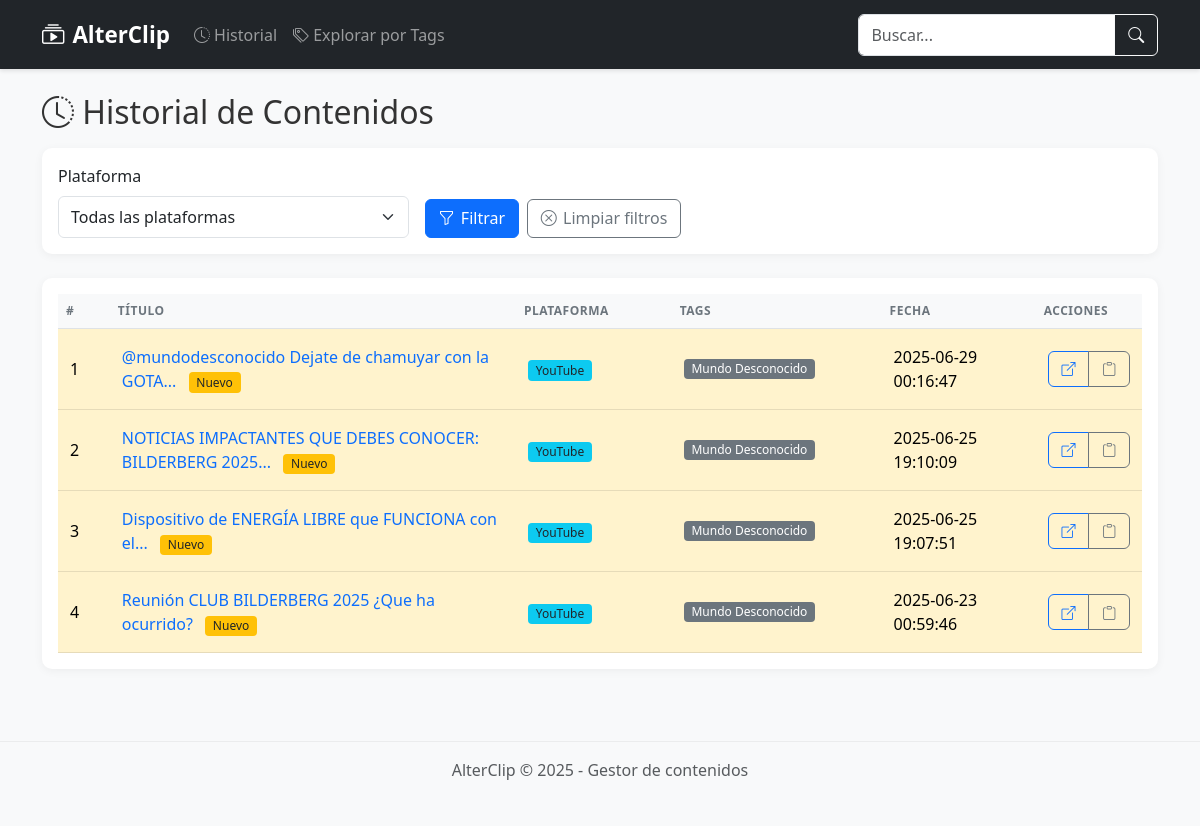
The page /?tag=Mundo+Desconocido on the database its author committed.
### tables this page shows
CREATE TABLE streaming_history (
                    id INTEGER PRIMARY KEY AUTOINCREMENT,
                    url TEXT NOT NULL,
                    title TEXT,
                    platform TEXT,
                    timestamp DATETIME DEFAULT CURRENT_TIMESTAMP
                , visto INTEGER DEFAULT 0);

CREATE TABLE tags (
                    id INTEGER PRIMARY KEY AUTOINCREMENT,
                    name TEXT NOT NULL,
                    description TEXT,
                    UNIQUE(name)
                );

### app.py (the view)
@app.route('/')
def index():
    search = request.args.get('search', '')
    tag = request.args.get('tag')
    platform = request.args.get('platform')
    history = get_streaming_history(search=search, tag=tag, platform=platform)
    tags = get_tags()
    platforms = get_platforms()
    return render_template('index.html',
                         history=history,
                         tags=tags,
                         platforms=platforms,
                         current_search=search,
                         current_tag=tag,
                         current_platform=platform)

### app.py (called while the page is built)
@app.context_processor
def inject_now():
    return {'now': datetime.now()}

def get_db_path() -> Path:
    db_path = Path(__file__).parent / "data" / "streaming_history.db"
    db_path.parent.mkdir(parents=True, exist_ok=True)
    return db_path

def get_connection():
    return sqlite3.connect(get_db_path())

def get_platforms():
    conn = get_connection()
    cursor = conn.cursor()
    cursor.execute("SELECT DISTINCT platform FROM streaming_history WHERE platform IS NOT NULL ORDER BY platform")
    platforms = [row[0] for row in cursor.fetchall()]
    conn.close()
    return platforms

### templates/index.html (shortened to what this page needs)
{% extends "base.html" %}
{% block content %}
<div class="row mb-4">
    <div class="col-12">
        <h2 class="mb-3">
            <i class="bi bi-clock-history"></i> Historial de Contenidos
        </h2>
        <div class="card mb-4">
            <div class="card-body">
                <form id="filterForm" class="row g-3">
                    <div class="col-md-4">
                        <label for="platformFilter" class="form-label">Plataforma</label>
                        <select class="form-select" id="platformFilter" name="platform">
                            <option value="">Todas las plataformas</option>
                        </select>
                    </div>
                    <div class="col-md-8 d-flex align-items-end">
                        <button type="submit" class="btn btn-primary me-2">
                            <i class="bi bi-funnel"></i> Filtrar
                        </button>
                        {% if current_tag or current_platform or current_search %}
                            <a href="{{ url_for('index') }}" class="btn btn-outline-secondary">
                                <i class="bi bi-x-circle"></i> Limpiar filtros
                            </a>
                        {% endif %}
                    </div>
                </form>
            </div>
        </div>
        <div class="card">
            <div class="card-body">
                {% if history %}
                    <div class="table-responsive">
                        <table class="table table-hover">
                            <thead>
                                <tr>
                                    <th style="width: 5%;">#</th>
                                    <th style="width: 40%;">Título</th>
                                    <th style="width: 15%;">Plataforma</th>
                                    <th style="width: 20%;">Tags</th>
                                    <th style="width: 15%;">Fecha</th>
                                    <th style="width: 5%;">Acciones</th>
                                </tr>
                            </thead>
                            <tbody>
                                {% for item in history %}
                                    <tr class="{% if item.visto == 0 %}table-warning{% endif %}">
                                        <td>{{ loop.index }}</td>
                                        <td>
                                            <a href="{{ item.url }}"
                                               class="text-decoration-none"
                                               data-url-id="{{ item.id }}">
                                                {{ item.title|truncate(60) }}
                                            </a>
                                            {% if item.visto == 0 %}
                                                <span class="badge bg-warning text-dark ms-2">Nuevo</span>
                                            {% endif %}
                                        </td>
                                        <td>
                                            {% if item.platform %}
                                                <span class="badge bg-info text-dark">
                                                    {{ item.platform }}
                                                </span>
                                            {% else %}
                                                <span class="text-muted">-</span>
                                            {% endif %}
                                        </td>
                                        <td>
                                            {% if item.tags %}
                                                <div class="d-flex flex-wrap gap-1">
                                                    {% for tag in item.tags %}
                                                        <a href="{{ url_for('index', tag=tag) }}" class="badge bg-secondary text-decoration-none">
                                                            {{ tag }}
                                                        </a>
                                                    {% endfor %}
                                                </div>
                                            {% else %}
                                                <span class="text-muted">Sin etiquetas</span>
                                            {% endif %}
                                        </td>
                                        <td>
                                            {% if item.timestamp %}
                                                {{ item.timestamp.split('T')[0] }}
                                            {% else %}
                                                <span class="text-muted">-</span>
                                            {% endif %}
                                        </td>
                                        <td>
                                            <div class="btn-group btn-group-sm" role="group">
                                                <a href="{{ item.url }}" target="_blank" class="btn btn-outline-primary"
                                                   data-bs-toggle="tooltip" data-bs-placement="top" title="Abrir enlace">
                                                    <i class="bi bi-box-arrow-up-right"></i>
                                                </a>
                                                <button class="btn btn-outline-secondary copy-btn"
                                                        data-url="{{ item.url }}"
                                                        data-bs-toggle="tooltip" data-bs-placement="top" title="Copiar enlace">
                                                    <i class="bi bi-clipboard"></i>
                                                </button>
                                            </div>
                                        </td>
                                    </tr>
                                {% endfor %}
                            </tbody>
                        </table>
                    </div>
                {% endif %}
            </div>
        </div>
    </div>
</div>
{% endblock %}

### static/css/style.css (style rules this page uses)
body { background-color: #f8f9fa; color: #333; font-family: 'Segoe UI', Tahoma, Geneva, Verdana, sans-serif; }
.card { border: none; border-radius: 10px; box-shadow: 0 2px 10px rgba(0, 0, 0, 0.05); margin-bottom: 1.5rem; overflow: hidden; }
.table { margin-bottom: 0; }
.table th { font-weight: 600; border-top: none; text-transform: uppercase; font-size: 0.75rem; letter-spacing: 0.5px; color: #6c757d; background-color: #f8f9fa; }
.table td { vertical-align: middle; padding: 1rem 0.75rem; }
.badge { font-weight: 500; padding: 0.35em 0.65em; border-radius: 4px; }
.btn { display: inline-flex; align-items: center; gap: 0.4rem; font-weight: 500; padding: 0.4rem 0.8rem; border-radius: 6px; transition: all 0.2s ease; }
a { color: #0d6efd; text-decoration: none; transition: color 0.2s ease; }
.form-control, .form-select { border-radius: 6px; padding: 0.5rem 0.75rem; border: 1px solid #dee2e6; transition: border-color 0.15s ease-in-out, box-shadow 0.15s ease-in-out; }

### rows shown on the page
streaming_history: title "@mundodesconocido Dejate de chamuyar con la GOTA...", visto "Nuevo", platform "YouTube", timestamp "2025-06-29 00:16:47"
tags: name "Mundo Desconocido"
streaming_history: title "NOTICIAS IMPACTANTES QUE DEBES CONOCER: BILDERBERG 2025...", visto "Nuevo", platform "YouTube", timestamp "2025-06-25 19:10:09"
streaming_history: title "Dispositivo de ENERGÍA LIBRE que FUNCIONA con el...", visto "Nuevo", platform "YouTube", timestamp "2025-06-25 19:07:51"
streaming_history: title "Reunión CLUB BILDERBERG 2025 ¿Que ha ocurrido?", visto "Nuevo", platform "YouTube", timestamp "2025-06-23 00:59:46"
